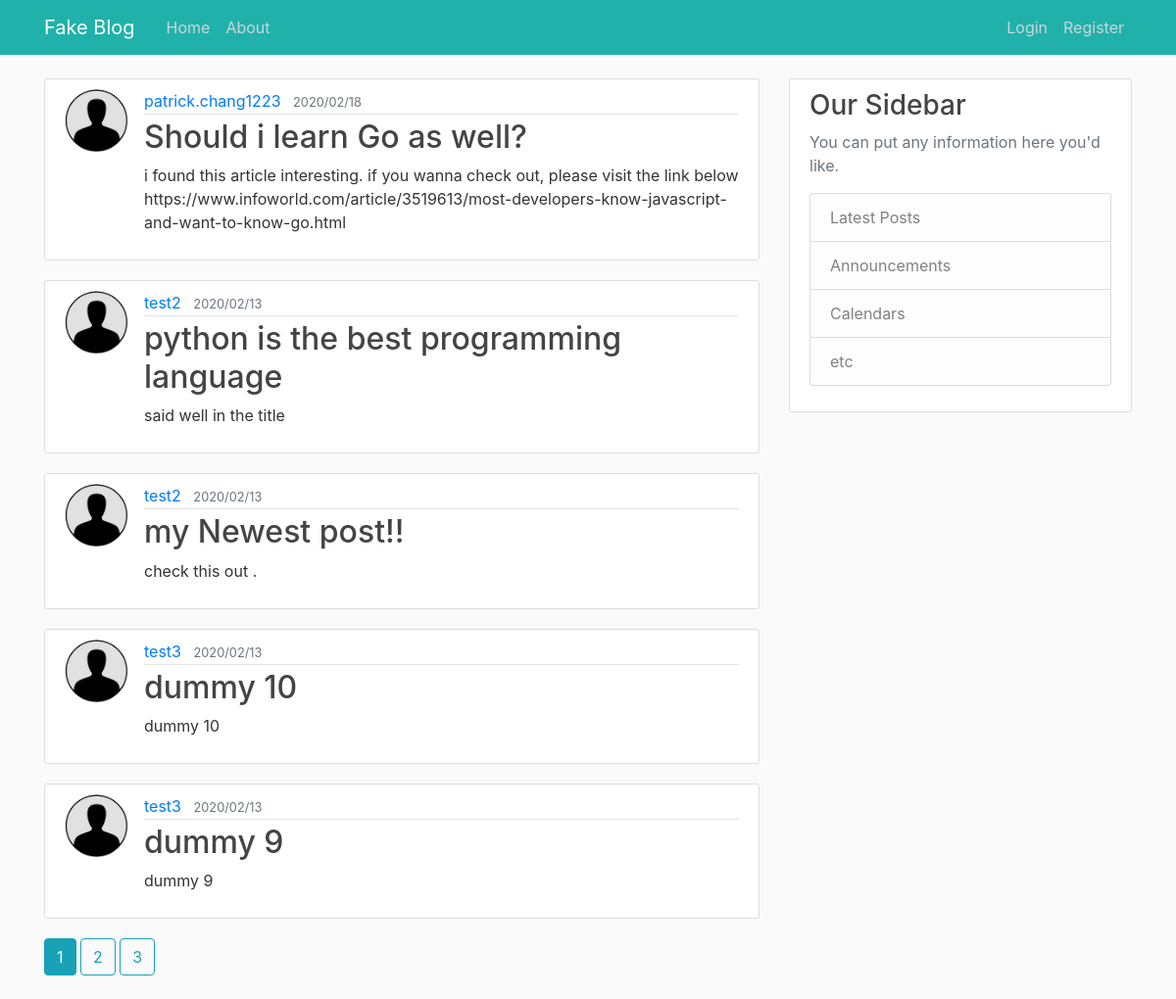
The page /home on the database its author committed.
### app/models.py (models this page shows, shortened)
class Post(db.Model):
    id = db.Column(db.Integer, primary_key=True)
    title= db.Column(db.String(100), nullable=False)
    date_posted = db.Column(db.DateTime, nullable=False, default=datetime.utcnow)
    content = db.Column(db.Text, nullable=False)
    user_id =db.Column(db.Integer, db.ForeignKey('user.id'))

class User(db.Model, UserMixin):
    id = db.Column(db.Integer, primary_key=True)
    username = db.Column(db.String(30), unique=True, nullable=False)
    email = db.Column(db.String(120), unique=True, nullable=False)
    image_file = db.Column(db.String(20), nullable=False, default='default.jpg')
    password=db.Column(db.String(60), nullable=False)
    posts=db.relationship('Post', backref='author', lazy=True)

### app/main/routes.py (the view)
@main.route('/')
@main.route('/home')
def home():
    page= request.args.get('page', 1, type=int)
    posts = Post.query.order_by(Post.date_posted.desc()).paginate(page=page, per_page=5)
    return render_template('home.html', posts=posts)

### app/templates/home.html
{% extends 'layout.html' %}
  {% block content %}
    {% for post in posts.items %}
    <article class="media content-section">
      <img class="rounded-circle article-img" src="{{url_for('static', filename='img/' + post.author.image_file)}}">
      <div class="media-body">
        <div class="article-metadata">
          <a class="mr-2" href="{{url_for('users.user_posts', username=post.author.username)}}">{{ post.author.username }}</a>
          <small class="text-muted">{{ post.date_posted.strftime('%Y/%m/%d') }}</small>
        </div>
        <h2><a class="article-title" href="{{url_for('posts.post', post_id=post.id)}}">{{ post.title }}</a></h2>
        <p class="article-content">{{ post.content }}</p>
      </div>
    </article>
    {% endfor %}
    {% for page_num in posts.iter_pages(left_edge=1, right_edge=1, left_current=1, right_current=2) %}
      {% if page_num %}
        {% if posts.page==page_num %}
          <a class="btn btn-info mb-4" href="{{url_for('main.home', page=page_num)}}">{{page_num}}</a>
        {% else %}
         <a class="btn btn-outline-info mb-4" href="{{url_for('main.home', page=page_num)}}">{{page_num}}</a>
        {% endif %}
      {% else %}
        ...
      {% endif %}
    {% endfor%}
{% endblock content %}

### app/templates/layout.html (shortened to what this page needs)
<!DOCTYPE html>
<html lang="en">
  <head>
    <link rel="stylesheet" href="https://maxcdn.bootstrapcdn.com/bootstrap/4.0.0/css/bootstrap.min.css">
    <link rel="stylesheet" type="text/css" href="{{ url_for('static', filename='main.css')}}">
  </head>
  <body>
    <header class="site-header">
      <nav class="navbar navbar-expand-md navbar-dark bg-steel fixed-top">
        <div class="container">
          <a class="navbar-brand mr-4" href="{{url_for('main.home')}}">Fake Blog</a>
          <div class="collapse navbar-collapse" id="navbarToggle">
            <div class="navbar-nav mr-auto">
              <a class="nav-item nav-link" href="{{url_for('main.home')}}">Home</a>
              <a class="nav-item nav-link" href="{{url_for('main.about')}}">About</a>
            </div>
            <div class="navbar-nav">
              {% if current_user.is_authenticated %}
                <a class="nav-item nav-link" href="{{url_for('posts.new_post')}}">New Post</a>
                <a class="nav-item nav-link" href="{{url_for('users.account')}}">Account</a>
                <a class="nav-item nav-link" href="{{url_for('users.logout')}}">Logout</a>
              {% else %}
                <a class="nav-item nav-link" href="{{url_for('users.login')}}">Login</a>
                <a class="nav-item nav-link" href="{{url_for('users.register')}}">Register</a>
              {% endif %}
            </div>
          </div>
        </div>
      </nav>
    </header>
    <main role="main" class="container">
        <div class="row">
          <div class="col-md-8">
            {% block content %}{% endblock %}
          </div>
          <div class="col-md-4">
            <div class="content-section">
              <h3>Our Sidebar</h3>
              <p class='text-muted'>You can put any information here you'd like.
                <ul class="list-group">
                  <li class="list-group-item list-group-item-light">Latest Posts</li>
                  <li class="list-group-item list-group-item-light">Announcements</li>
                  <li class="list-group-item list-group-item-light">Calendars</li>
                  <li class="list-group-item list-group-item-light">etc</li>
                </ul>
              </p>
            </div>
          </div>
        </div>
    </main>
  </body>
</html>

### app/static/main.css (style rules this page uses)
body { background: #fafafa; color: #333333; margin-top: 5rem; }
h1, h2, h3, h4, h5, h6 { color: #444444; }
.bg-steel { background-color: #20b2aa; }
.site-header .navbar-nav .nav-link { color: #cbd5db; }
.content-section { background: #ffffff; padding: 10px 20px; border: 1px solid #dddddd; border-radius: 3px; margin-bottom: 20px; }
.article-title { color: #444444; }
.article-content { white-space: pre-line; }
.article-img { height: 65px; width: 65px; margin-right: 16px; }
.article-metadata { padding-bottom: 1px; margin-bottom: 4px; border-bottom: 1px solid #e3e3e3 }

### rows shown on the page
Post: image_file (placeholder picture), author.username "patrick.chang1223", date_posted "2020/02/18", title "Should i learn Go as well?", content "i found this article interesting. if you wanna check out, please visit the link below https://www.infoworld.com/article/3519613/most-developers-know-javascript-and-want-to-know-go.html"
Post: image_file (placeholder picture), author.username "test2", date_posted "2020/02/13", title "python is the best programming language", content "said well in the title"
Post: image_file (placeholder picture), author.username "test2", date_posted "2020/02/13", title "my Newest post!!", content "check this out ."
Post: image_file (placeholder picture), author.username "test3", date_posted "2020/02/13", title "dummy 10", content "dummy 10"
Post: image_file (placeholder picture), author.username "test3", date_posted "2020/02/13", title "dummy 9", content "dummy 9"

### other values the page prints
{{ page_num }} "1"
{{ page_num }} "2" "3"
